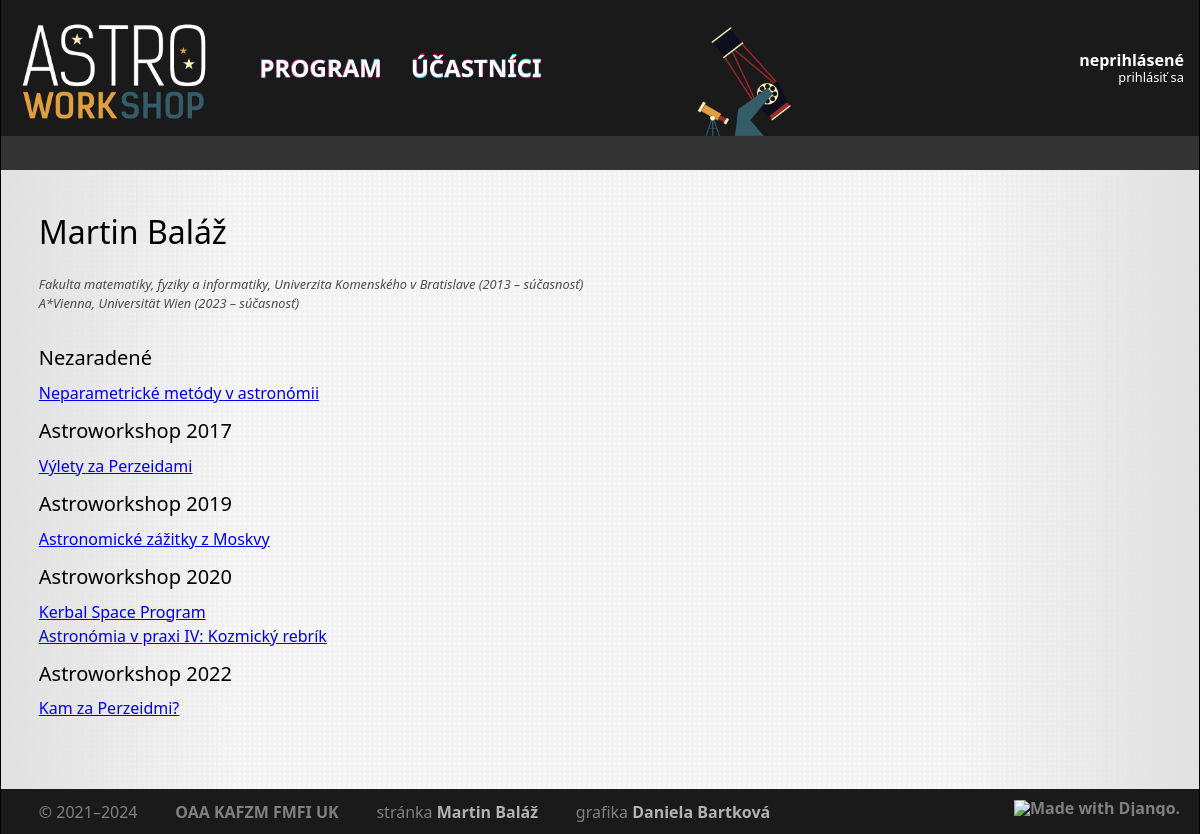
Page /people/MartinBalaz/ on the committed database.
### core/models/participant.py (models this page shows, shortened)
class Participant(AbstractUser):
    class Meta:
        ordering = ['last_name', 'first_name']
        verbose_name = 'účastník'
        verbose_name_plural = 'účastníci'
    objects = ParticipantManager()
    institutes = models.ManyToManyField(
        'Institute',
        through='Affiliation',
        related_name = 'people',
    )
    events = models.ManyToManyField(
        'Event',
        through='Participation',
        related_name = 'participants',
    )
    about = models.TextField(blank=True)
    def get_full_name(self):
        return f"{self.last_name}, {self.first_name}"
    get_full_name.short_description = 'celé meno'
    def get_natural_name(self):
        return f"{self.first_name} {self.last_name}"

### core/models/affiliation.py (models this page shows, shortened)
class Affiliation(models.Model):
    class Meta:
        ordering = ['start']
        verbose_name = 'afiliácia'
        verbose_name_plural = 'afiliácie'
    objects = AffiliationQuerySet.as_manager()
    person = models.ForeignKey('Participant', on_delete=models.CASCADE, related_name='affiliation', verbose_name='osoba')
    institute = models.ForeignKey('Institute', on_delete=models.CASCADE, related_name='affiliation', verbose_name='inštitúcia')
    start = models.DateField(null=True, blank=True, verbose_name='začiatok')
    end = models.DateField(null=True, blank=True, verbose_name='koniec')

### core/models/institute.py (models this page shows, shortened)
class Institute(models.Model):
    class Meta:
        ordering = ['full_name']
        verbose_name = 'inštitúcia'
        verbose_name_plural = 'inštitúcie'
    short_name = models.CharField(max_length=32, verbose_name='kód')
    full_name = models.CharField(max_length=256, verbose_name='plné meno')

### core/models/slot.py (models this page shows, shortened)
class Slot(models.Model):
    class Meta:
        ordering = ['start', 'duration']
        verbose_name = 'slot'
        verbose_name_plural = 'sloty'
    objects = SlotQuerySet.as_manager()
    CATEGORY_TALK = 'T'
    CATEGORY_WORKSHOP = 'W'
    CATEGORY_MEAL = 'M'
    CATEGORY_OTHER = 'O'
    CATEGORIES = [
        (CATEGORY_TALK, 'Prednáška'),
        (CATEGORY_WORKSHOP, 'Workshop'),
        (CATEGORY_MEAL, 'Jedlo'),
        (CATEGORY_OTHER, 'Ostatné'),
    ]
    title = models.CharField(blank=True, max_length=256, verbose_name='názov')
    abstract = models.TextField(blank=True, max_length=4096, verbose_name='abstrakt')
    start = models.DateTimeField(null=True, blank=True, verbose_name='začiatok')
    duration = models.PositiveIntegerField(null=False, verbose_name='dĺžka (min)')
    note = models.CharField(blank=True, max_length=256, verbose_name='poznámka')
    person = models.ManyToManyField('Participant', related_name='slots', blank=True, verbose_name='účastník')
    event = models.ForeignKey('Event', null=True, blank=True, related_name='slots', on_delete=models.CASCADE,
                              verbose_name='workshop')
    category = models.CharField(max_length=1, choices=CATEGORIES, default=CATEGORY_TALK, verbose_name='kategória')
    online = models.BooleanField(null=False, blank=False, default=False, verbose_name='online')
    presentation = models.FileField(
        null=True,
        blank=True,
        upload_to=presentation_filename,
        verbose_name='prezentácia (PDF)'
    )
    video = models.URLField(max_length=100, null=True, blank=True, verbose_name='URL videa')

### core/models/event.py (models this page shows)
class Event(models.Model):
    class Meta:
        ordering = ('start', 'name')
        verbose_name = 'workshop'
        verbose_name_plural = 'workshopy'
    objects = EventManager.from_queryset(EventQuerySet)()
    code = models.CharField(max_length=32, unique=True, verbose_name='kód')
    name = models.CharField(max_length=32, unique=True, verbose_name='názov')
    start = models.DateTimeField(verbose_name='začiatok')
    end = models.DateTimeField(verbose_name='koniec')
    visible = models.BooleanField(verbose_name='viditeľnosť')
    pdf_programme = models.FileField(null=True, blank=True, upload_to=event_filename, verbose_name='program (PDF)')
    def __str__(self):
        return self.name

### core/views/participant.py (the view)
# urls.py: path('people/<slug:username>/', participant.ParticipantView.as_view(), name='participant'),
class ParticipantView(django.views.generic.DetailView):
    model = Participant
    context_object_name = 'participant'
    template_name = 'core/participant.html'
    slug_field = 'username'
    slug_url_kwarg = 'username'
    def get_queryset(self):
        return self.model.objects.with_talks().with_all_affiliations()

### core/models/participant.py (called while the page is built)
    def with_talks(self):
        return self.prefetch_related(
            Prefetch(
                'slots',
                queryset=Slot.objects.filter(
                    Q(category=Slot.CATEGORY_TALK) | Q(category=Slot.CATEGORY_WORKSHOP)
                ).order_by('event__start'),
                to_attr='talks',
            ),
        )

    def with_all_affiliations(self):
        return self.prefetch_related(
            Prefetch(
                'affiliation',
                queryset=Affiliation.objects.order_by('start'),
                to_attr='all_affiliations',
            )
        )

    def get_queryset(self):
        return super().get_queryset().annotate(full_name=Concat('last_name', Value(', '), 'first_name'))

### core/templates/core/participant.html (shortened to what this page needs)
{% extends 'core/base.html' %}
{% load astro %}
{% block page %}
    <h2>
        {{ participant.get_natural_name }}
    </h2>
    <div class="authors author">
        <ul class="affiliation">
            {% for aff in participant.all_affiliations %}
                <li>{{ aff.institute.full_name }} ({{ aff.start|date:"Y" }} &ndash; {{ aff.end|date:"Y"|default:"súčasnosť" }})</li>
            {% endfor %}
        </ul>
    </div>
    {% regroup participant.talks by event as talks_by_event %}
    {% for event, talks in talks_by_event %}
        <h3>
            {{ event|default_if_none:"Nezaradené" }}
        </h3>
        <ul>
        {% for talk in talks %}
            <li>
                <a href="{% url 'slot' talk.id %}">{{ talk.title }}</a>
            </li>
        {% endfor %}
        </ul>
    {% endfor %}
{% endblock %}

### static/css/main.css (style rules this page uses)
html { width: 100%; font-family: "Segoe UI", "Verdana", sans-serif; padding: 0px; }
body { height: 100%; margin: 0; min-height: 100vh; overflow-y: scroll; background-color: hsl(0, 0%, 92%); background-image: url("/static/images/background-default.png"); background-repeat: repeat; background-size: 1000px 560px; }
h2 { font-size: 200%; font-weight: 500; padding-bottom: 5mm; line-height: 1.5; }
h3 { font-size: 125%; font-weight: 500; padding-top: 3mm; padding-bottom: 2mm; line-height: 1.5; }
div.author { line-height: 1.5; }
div.authors { padding-bottom: 5mm; }
ul.affiliation { width: 100%; color: hsl(0, 0%, 30%); font-style: italic; font-size: 80%; }

### rows in the picture
Participant: get_natural_name "Martin Baláž"
Affiliation: institute.full_name "Fakulta matematiky, fyziky a informatiky, Univerzita Komenského v Bratislave", start "2013", end "súčasnosť"
Affiliation: institute.full_name "A*Vienna, Universität Wien", start "2023", end "súčasnosť"
Slot: event "Nezaradené", title "Neparametrické metódy v astronómii"
Event: name "Astroworkshop 2017"
Slot: title "Výlety za Perzeidami"
Event: name "Astroworkshop 2019"
Slot: title "Astronomické zážitky z Moskvy"
Event: name "Astroworkshop 2020"
Slot: title "Kerbal Space Program"
Slot: title "Astronómia v praxi IV: Kozmický rebrík"
Event: name "Astroworkshop 2022"
Slot: title "Kam za Perzeidmi?"

### other values in the picture
{{ year }} "2024"
